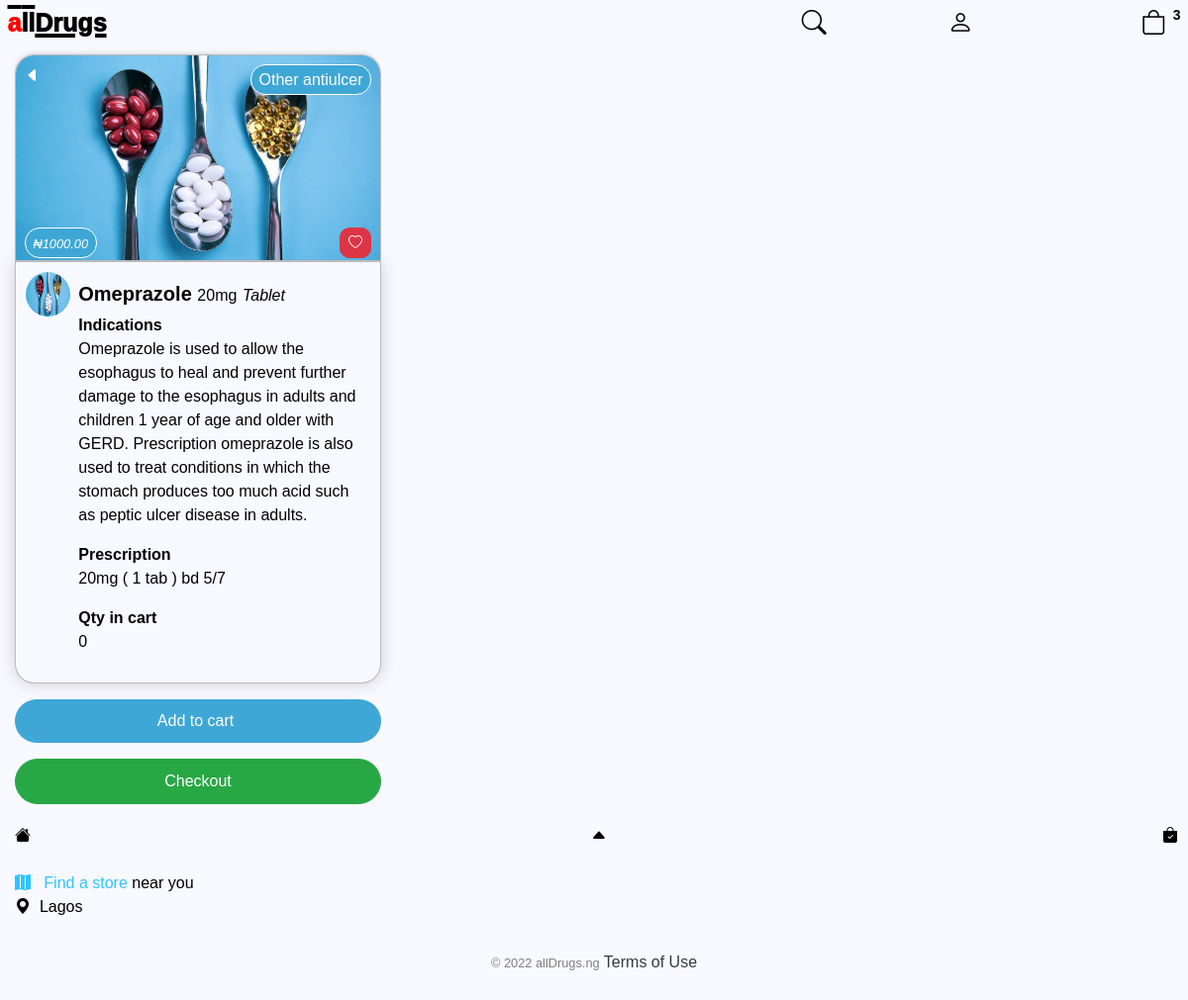
Before: /product/4 (signed in) with the older database file.
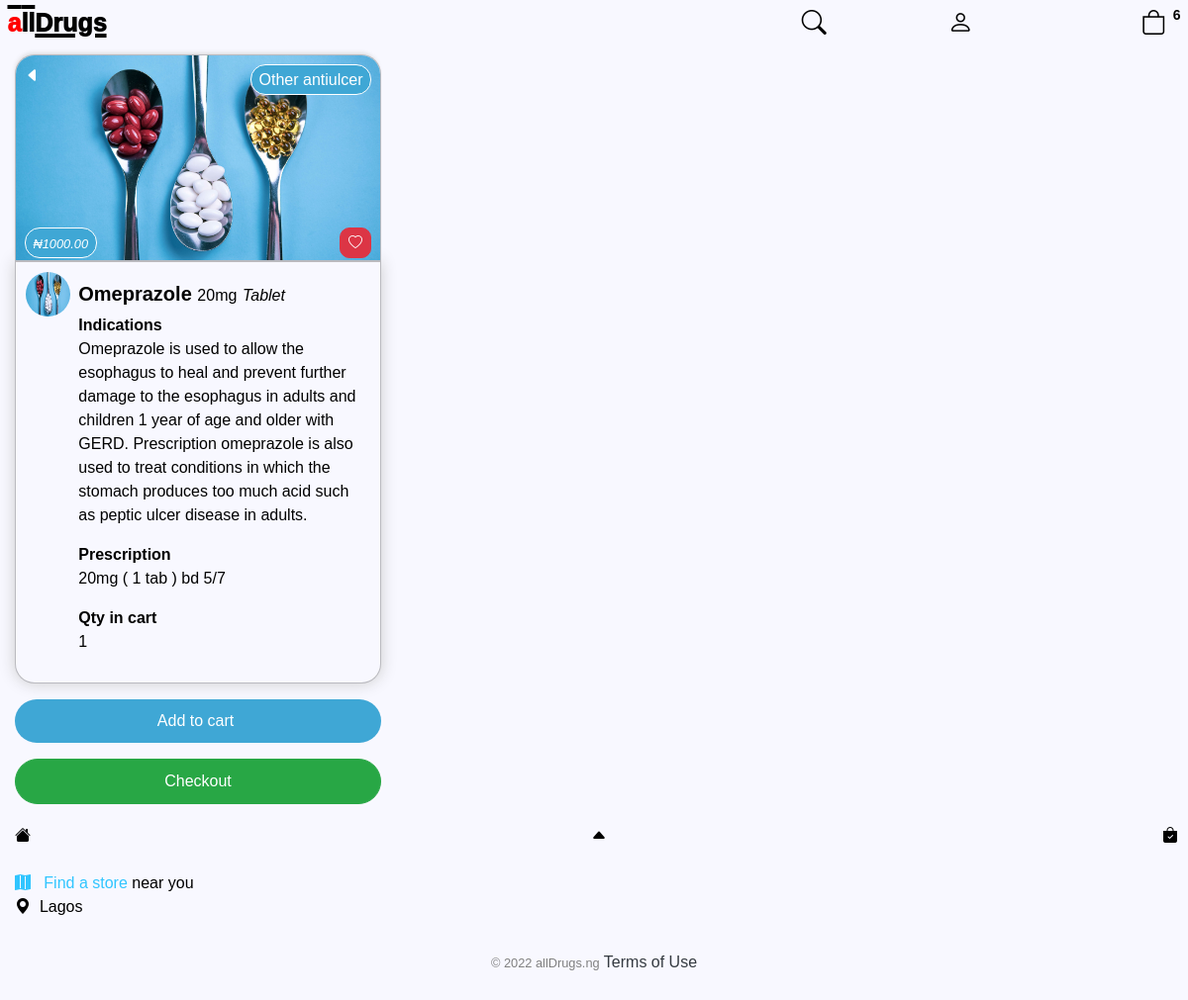
After: the same page with the newer database file.
### store/models.py (models this page shows, shortened)
class OrderItem(models.Model):
    product = models.ForeignKey(Product, on_delete=models.SET_NULL, null=True, blank=True)
    order = models.ForeignKey(Order, on_delete=models.SET_NULL, null=True, blank=True)
    quantity = models.IntegerField(default=0,null=True,  blank=True)
    date_added = models.DateTimeField(auto_now_add=True)

### store/views.py (the view)
def product_page(request, pk):
	data = cartData(request)
	cartItems = data['cartItems']
	order = data['order']
	items = data['items']
	product = Product.objects.get(id=pk)
	try:
	    item = OrderItem.objects.get(product=product,order = order)
	except OrderItem.DoesNotExist:
	    item = None
	category = product.drug_class.all()
	context = {'item':item,'product':product, 'cartItems':cartItems , 'category':category,}
	return render(request, 'store/product.html', context)

### store/models.py (called while the page is built)
    @property
    def imageURL(self):
        try:
            url = self.image.url
        except:
            url=''
        return url

    @property
    def get_cart_items(self):
        orderitems = self.orderitem_set.all()
        total = sum([item.quantity for item in orderitems])
        return total

### store/utils.py (called while the page is built)
def cartData(request):
	if request.user.is_authenticated:
		customer = request.user.customer
		order, created = Order.objects.get_or_create(customer=customer, complete=False)
		items = order.orderitem_set.all()
		cartItems = order.get_cart_items
	else:
		cookieData = cookieCart(request)
		cartItems = cookieData['cartItems']
		order = cookieData['order']
		items = cookieData['items']
	return {'cartItems':cartItems ,'order':order, 'items':items}

### store/templates/store/product.html (shortened to what this page needs)
{% extends "store/main.html" %}
{% load static %}
{% block content %}
<div class="row" style="">
    <div style="position:relative;
        text-align:left;" class="col-lg-4">
        <img class="thumbnail" src="{{product.imageURL}}" alt="{{product.name}}" style="
        border-radius:20px 20px 0px 0px">
        <div class="category" style="
            position:absolute;
            right:25px;
            padding: 2.5px 7.5px 2.5px 7.5px;
            top:10px;
            color:
            {% if product.color < '#808080' %}
            white
            {% endif %};
            background:{{product.color}};
            border: 1px solid;
            border-radius:15px;">
            {% for category in category %}
            <a style="color:
                {% if product.color < '#808080' %}
                white
                {% else %}
                black
                {% endif %};" href="{% url 'drug_class' category.id %}">
                Other {{category.name}}
            </a>
            {% endfor %}
        </div>
        <div style="
            position:absolute;
            left:25px;
            padding: 2.5px 7.5px 2.5px 7.5px;
            top:175px;
            color:
            {% if product.color < '#808080' %}
            white
            {% endif %};
            background:{{product.color}};
            border: 1px solid;
            border-radius:15px;">
            <small><i>₦{{product.price|floatformat:2}}</i></small>
        </div>
        <div style="
            position:absolute;
            right:25px;
            top:175px;">
            <a id="ace" class="btn btn-danger btn-sm" href="#">
                <i class="bi bi-heart"></i>
            </a>
        </div>
        <div class="back" style="
            position: absolute;
            left: 25px;
            top:10px;">
            <a href="{% url 'store' %}">
                <i style="color:
                    {% if product.color < '#808080' %}
                    white
                    {% endif %};"class="bi bi-caret-left-fill"></i>
            </a>
        </div>
        <div>
            <div style="display:flex; border-radius:0px 0px 20px 20px"class="box-element">
                <div style="flex:0.5">
                    <img class="header-image" src="{{product.imageURL}}">
                </div>
                <div class="text-left" style="flex:3;
                    padding: 10px 5px 2.5px 5px;">
                    <h5>
                        <strong>{{product.name}}</strong>
                        <small>{{product.dosage}}</small>
                        <small><i>{{product.form}}</i></small>
                    </h5>
                    <p>
                        <strong>Indications</strong></br>
                    {{product.indication}}
                </p>
                <p>
                    <strong>Prescription</strong></br>
                {{product.prescription}}
            </p>
            <p>
                <strong>Qty in cart</strong></br>
                {{ item.quantity|default:"0" }}
        </p>
    </div>
</div>
</div>
<div style="">
<div style="background:{{product.color}};
margin:0px 0px 0px 0px;
border-radius:25px;
padding: 10px 10px 10px 10px;
flex:1">
<button data-product={{product.id}} data-action="add" class="btn btn-outline add-btn update-cart product-page-btn text-center btn-block"
style="
margin:0px 0px 0px 0px;
padding:0px 5px 0px 0px;
background:none;
color:{% if product.color < '#808080' %}
white
{% endif %};
border:none;">
Add to cart
</button>
</div>
<div style="flex:1">
<a style="
margin:0px 0px 0px 0px;
border-radius:25px;
padding: 10px 10px 10px 10px;"
class="btn btn-success btn-block"
href="{% url 'checkout' %}">Checkout</a>
</div>
</div>
</div>
</div>
{% endblock content %}

Changed rows visible on the page:
added OrderItem: quantity "1"
Other visible differences:
{{ cartItems }}: "3" → "6"
{{ item.quantity|default:"0" }}: "0" → (not shown)
